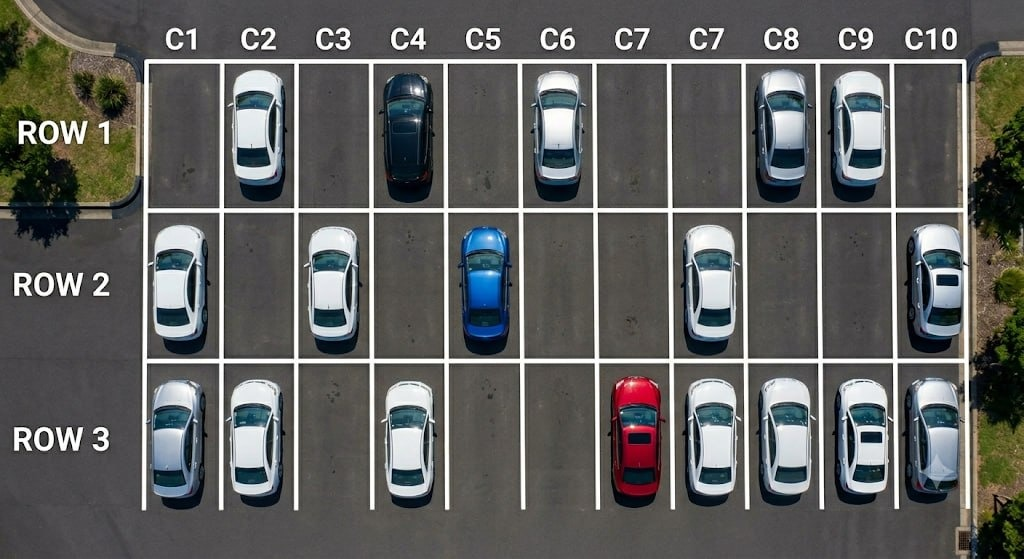
#> input picture parking-detector/images/img_1.jpg, 1024 x 559 px, found by its file name
$ python find_white_lines.py
#> lines starting #> are read from the running program, lines starting #| are printed output that depends on the picture; after the words box and inside, x2 and y2 are one past the last pixel; in counts of white or black regions, pixels touching at a corner belong together
import cv2
import numpy as np

def find_white_lines():
    img_path = "images/img_1.jpg"
    img = cv2.imread(img_path)
#> img is the input picture: shape (559, 1024, 3); mean B, G, R 95, 96.7, 96
    if img is None:
        print("Could not load image.")
        return

    # Convert to grayscale
    gray = cv2.cvtColor(img, cv2.COLOR_BGR2GRAY)
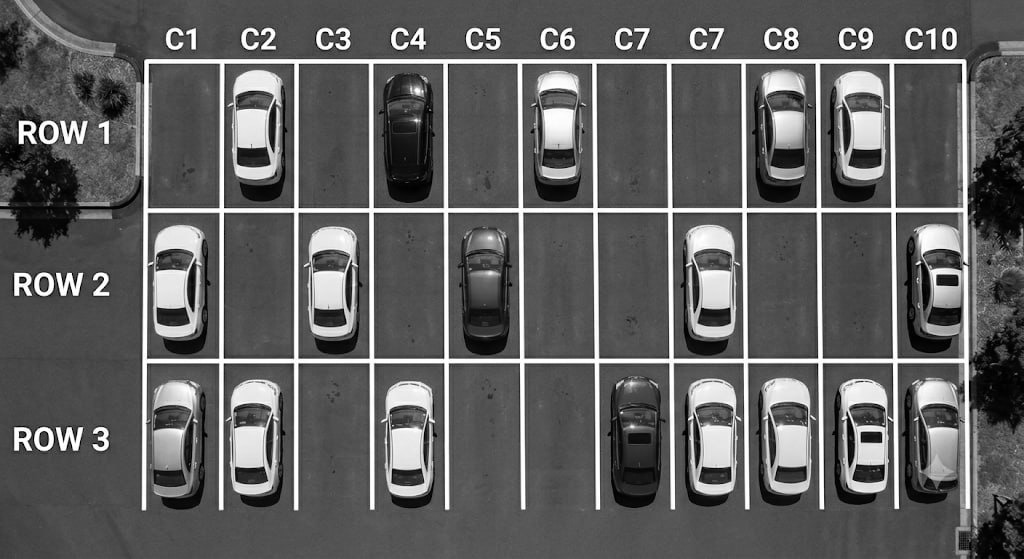
#> gray: shape (559, 1024); min 0, max 255, mean 96.4

    # Threshold to get white lines (high intensity)
    # The lines are very white, so we threshold at > 200
    _, thresh = cv2.threshold(gray, 220, 255, cv2.THRESH_BINARY)
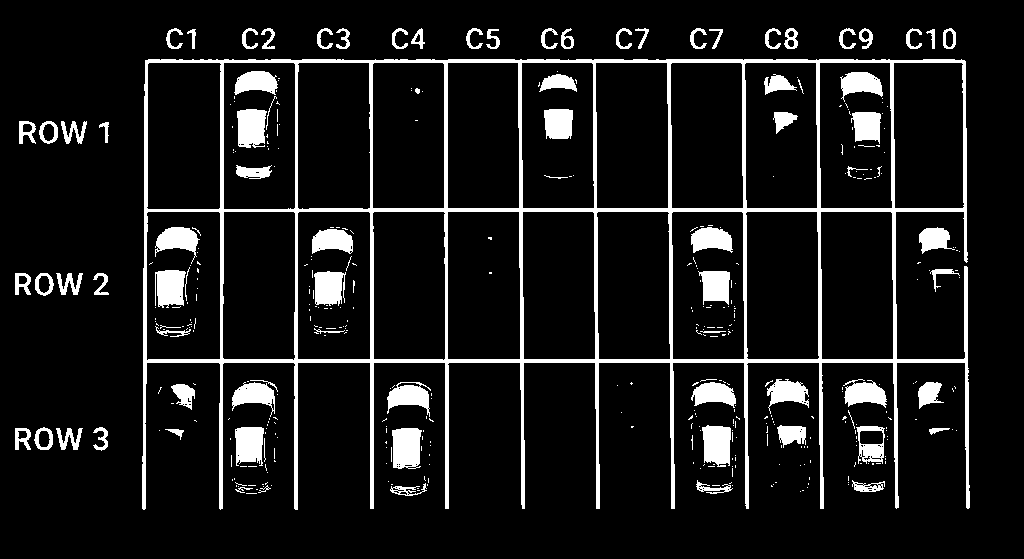
#> thresh: shape (559, 1024); 9.9% white; 417 white regions (332 under 20 px), largest, box (x1, y1, x2, y2) and area: (142, 59, 970, 510) 28858, (392, 428, 422, 469) 1066, (702, 425, 731, 467) 1007

    # Let's project vertically and horizontally to find line coordinates
    vertical_proj = np.sum(thresh, axis=0)
#> vertical_proj = 1024 values, max 114750 at index 295, min 0 at index 0, mean 14172.2
    horizontal_proj = np.sum(thresh, axis=1)
#> horizontal_proj = 559 values, max 210375 at index 360, min 0 at index 0, mean 25961.2

    # Print peaks in horizontal projection (row boundaries)
    # Print peaks in vertical projection (column boundaries)
    import matplotlib.pyplot as plt

    # Find local maxima to detect line locations
    def find_peaks(proj, threshold_factor=0.2):
#> called with proj = array of shape (559,), threshold_factor = 0.15
        peaks = []
        limit = np.max(proj) * threshold_factor
#> limit = 31556.2
        in_peak = False
        start = 0
        for idx, val in enumerate(proj):
            if val > limit:
                if not in_peak:
                    start = idx
                    in_peak = True
            else:
                if in_peak:
                    peaks.append((start, idx - 1))
                    in_peak = False
#> this loop made 559 passes
#> (val, in_peak) on passes 30, 36, 44, 50, 60: (48960, True), (23970, False), (36975, True), (0, False), (138975, True)
#> in_peak on passes 64, 77, 92, 113, 141, 209: False, True, False, True, False, True
#> after the loop, in_peak = False; peaks = [(29, 34), (43, 48), (59, 62), (76, 90), (112, 139), (208, 211), (229, 248), (271, 300), (331, 331), (359, 362), (382, 404), (427, 461), (487, 489)]; start = 487
        if in_peak:
            peaks.append((start, len(proj) - 1))

        # Return middle of each peak
        return [int((s + e) / 2) for s, e in peaks]

    h_peaks = find_peaks(horizontal_proj, 0.15)
#> h_peaks = [31, 45, 60, 83, 125, 209, 238, 285, 331, 360, 393, 444, 488]
    v_peaks = find_peaks(vertical_proj, 0.15)
#> the loop in find_peaks (call 2), `for idx, val in enumerate(proj):` made 1024 passes
#> v_peaks = 28 values from 145 to 965

    print("Horizontal lines (Y coordinates):", h_peaks)
#| Horizontal lines (Y coordinates): [31, 45, 60, 83, 125, 209, 238, 285, 331, 360, 393, 444, 488]
    print("Vertical lines (X coordinates):", v_peaks)
#| Vertical lines (X coordinates): [145, 171, 186, 194, 221, 253, 274, 295, 325, 338, 371, 406, 446, 521, 562, 595, 670, 712, 744, 767, 784, 794, 819, 848, 866, 894, 933, 965]
    print(f"Number of rows (horizontal segments): {len(h_peaks)-1}")
#| Number of rows (horizontal segments): 12
    print(f"Number of columns (vertical segments): {len(v_peaks)-1}")
#| Number of columns (vertical segments): 27

if __name__ == "__main__":
    find_white_lines()

$ run again, with parking-detector/images/img_2.jpg copied over parking-detector/images/img_1.jpg
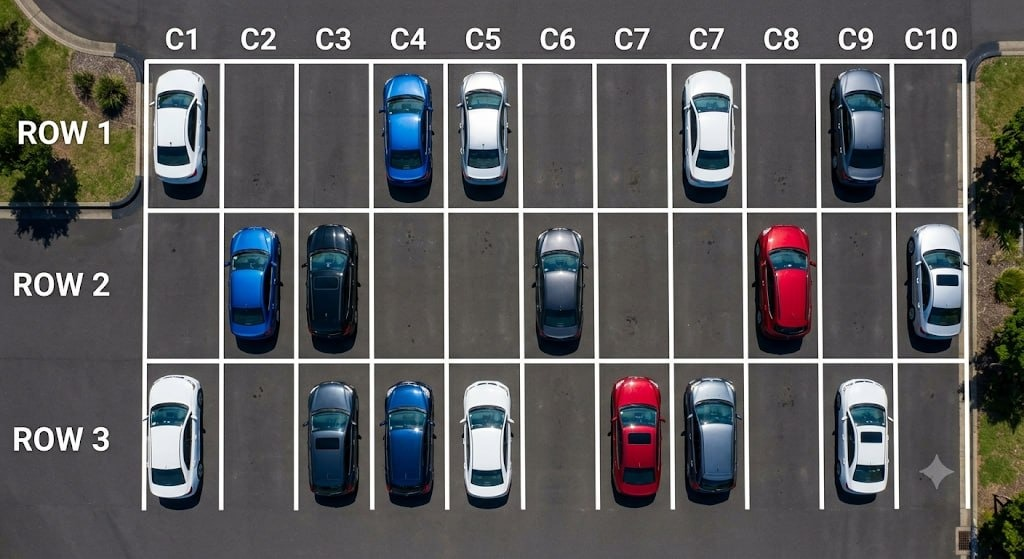
#> input picture parking-detector/images/img_2.jpg, 1024 x 559 px, found by its file name
#> in find_white_lines, img is the input picture: shape (559, 1024, 3); mean B, G, R 92.3, 91.5, 91.8
#> in find_white_lines, `gray = cv2.cvtColor(img, cv2.COLOR_BGR2GRAY)`:
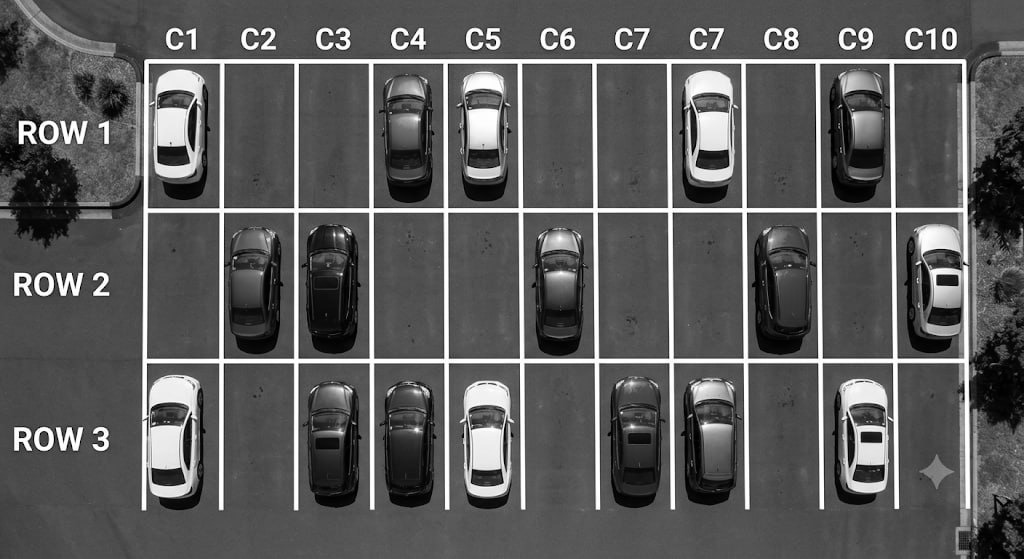
#> gray: shape (559, 1024); min 0, max 255, mean 91.7
#> in find_white_lines, `_, thresh = cv2.threshold(gray, 220, 255, cv2.THRESH_BINARY)`:
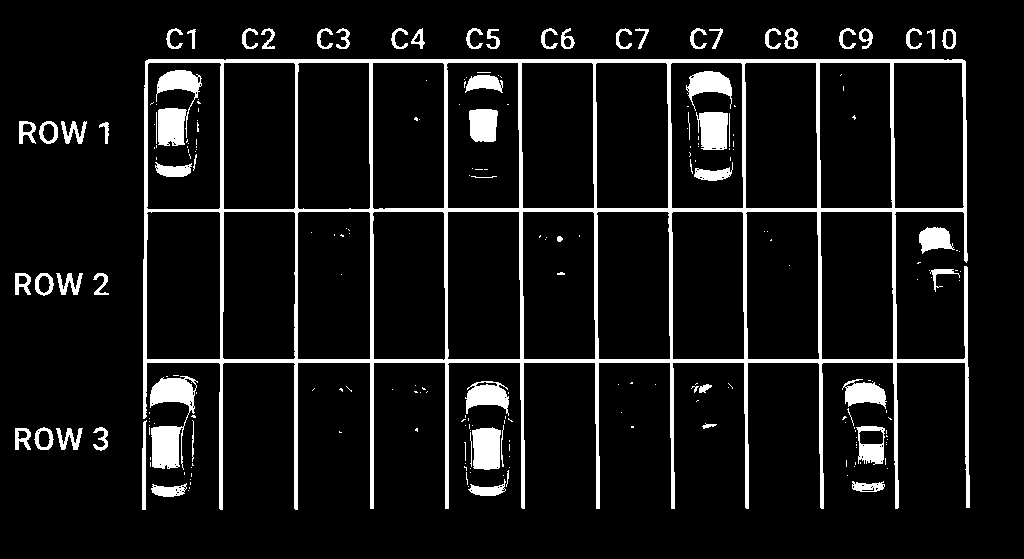
#> thresh: shape (559, 1024); 8.6% white; 235 white regions (166 under 20 px), largest, box (x1, y1, x2, y2) and area: (143, 59, 970, 510) 29197, (150, 376, 198, 470) 2279, (156, 70, 202, 146) 1803
#> vertical_proj = 1024 values, max 115005 at index 221, min 0 at index 0, mean 12231.3
#> horizontal_proj = 559 values, max 210375 at index 360, min 0 at index 0, mean 22405.8
#> limit = 31556.2
#> the loop in find_peaks, `for idx, val in enumerate(proj):` made 559 passes
#> (val, in_peak) on passes 30, 36, 44, 50, 60: (47430, True), (23205, False), (36975, True), (0, False), (205785, True)
#> after the loop in find_peaks, `for idx, val in enumerate(proj):`: in_peak = False; peaks = [(29, 34), (43, 48), (59, 62), (75, 89), (112, 142), (208, 211), (359, 362), (384, 402), (428, 460), (487, 491)]; start = 487
#> h_peaks = [31, 45, 60, 82, 127, 209, 360, 393, 444, 489]
#> the loop in find_peaks (call 2), `for idx, val in enumerate(proj):` made 1024 passes
#> in_peak on passes 144, 149, 153, 196, 220, 225, 295, 299: True, False, True, False, True, False, True, False
#> v_peaks = [145, 173, 221, 295, 371, 446, 484, 501, 521, 595, 670, 698, 713, 729, 745, 819, 865, 893, 934, 965]
#| Horizontal lines (Y coordinates): [31, 45, 60, 82, 127, 209, 360, 393, 444, 489]
#| Vertical lines (X coordinates): [145, 173, 221, 295, 371, 446, 484, 501, 521, 595, 670, 698, 713, 729, 745, 819, 865, 893, 934, 965]
#| Number of rows (horizontal segments): 9
#| Number of columns (vertical segments): 19

$ run again, with parking-detector/images/img_3.jpg copied over parking-detector/images/img_1.jpg
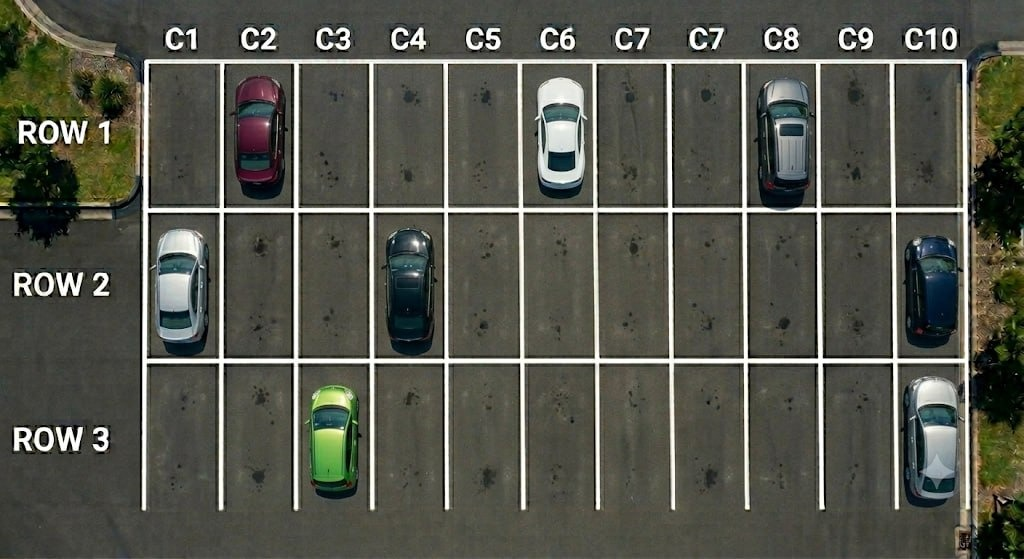
#> input picture parking-detector/images/img_3.jpg, 1024 x 559 px, found by its file name
#> in find_white_lines, img is the input picture: shape (559, 1024, 3); mean B, G, R 76, 85.9, 84.5
#> in find_white_lines, `gray = cv2.cvtColor(img, cv2.COLOR_BGR2GRAY)`:
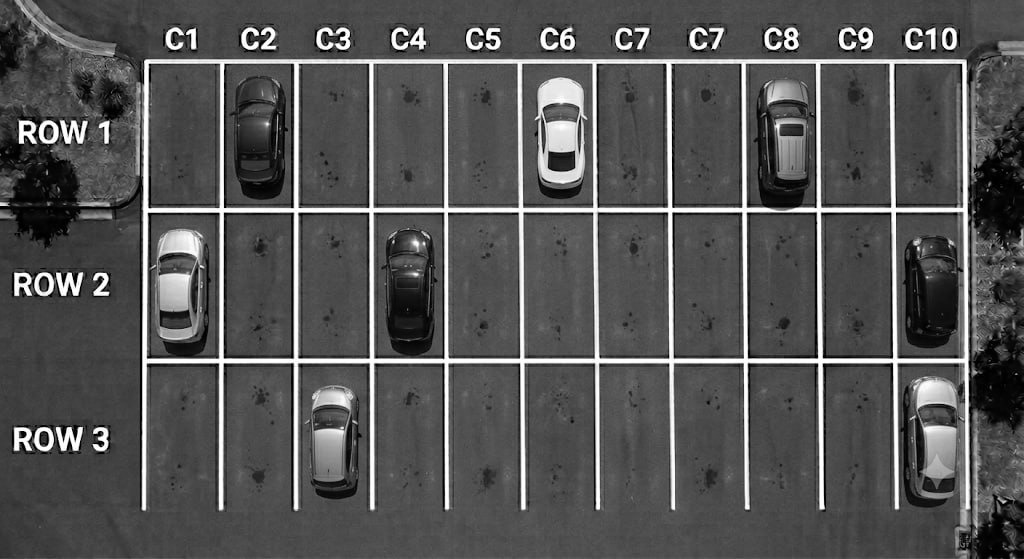
#> gray: shape (559, 1024); min 0, max 255, mean 84.4
#> in find_white_lines, `_, thresh = cv2.threshold(gray, 220, 255, cv2.THRESH_BINARY)`:
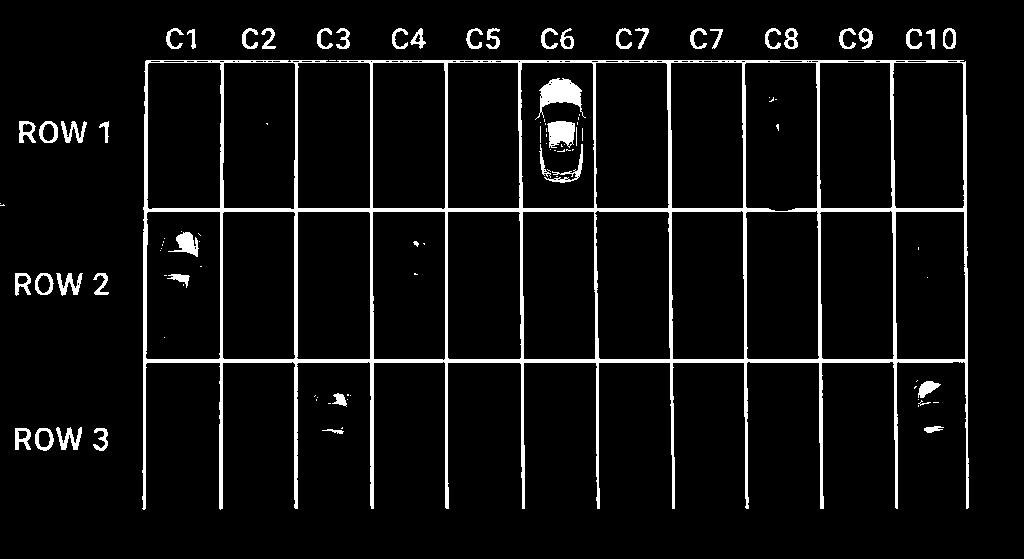
#> thresh: shape (559, 1024); 6.1% white; 106 white regions (58 under 20 px), largest, box (x1, y1, x2, y2) and area: (142, 60, 969, 510) 26135, (535, 78, 586, 120) 928, (547, 121, 575, 148) 578
#> vertical_proj = 1024 values, max 114495 at index 372, min 0 at index 5, mean 8664.3
#> horizontal_proj = 559 values, max 210375 at index 360, min 0 at index 0, mean 15871.6
#> limit = 31556.2
#> the loop in find_peaks, `for idx, val in enumerate(proj):` made 559 passes
#> (val, in_peak) on passes 30, 36, 43, 50: (49980, True), (24735, False), (31875, True), (0, False)
#> after the loop in find_peaks, `for idx, val in enumerate(proj):`: in_peak = False; peaks = [(29, 34), (42, 48), (60, 62), (208, 211), (359, 362), (430, 430)]; start = 430
#> h_peaks = [31, 45, 61, 209, 360, 430]
#> the loop in find_peaks (call 2), `for idx, val in enumerate(proj):` made 1024 passes
#> in_peak on passes 144, 149, 220, 225, 295, 299, 371, 375: True, False, True, False, True, False, True, False
#> v_peaks = [145, 221, 295, 371, 446, 521, 540, 550, 554, 566, 595, 670, 744, 819, 894, 965]
#| Horizontal lines (Y coordinates): [31, 45, 61, 209, 360, 430]
#| Vertical lines (X coordinates): [145, 221, 295, 371, 446, 521, 540, 550, 554, 566, 595, 670, 744, 819, 894, 965]
#| Number of rows (horizontal segments): 5
#| Number of columns (vertical segments): 15

$ run again, with parking-detector/images/img_4.jpg copied over parking-detector/images/img_1.jpg
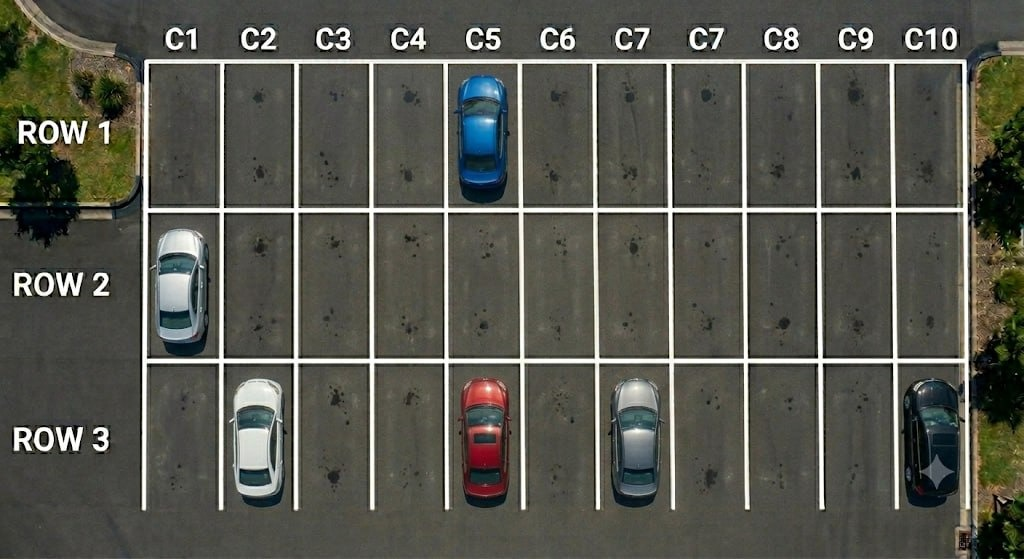
#> input picture parking-detector/images/img_4.jpg, 1024 x 559 px, found by its file name
#> in find_white_lines, img is the input picture: shape (559, 1024, 3); mean B, G, R 78.6, 87.2, 86.6
#> in find_white_lines, `gray = cv2.cvtColor(img, cv2.COLOR_BGR2GRAY)`:
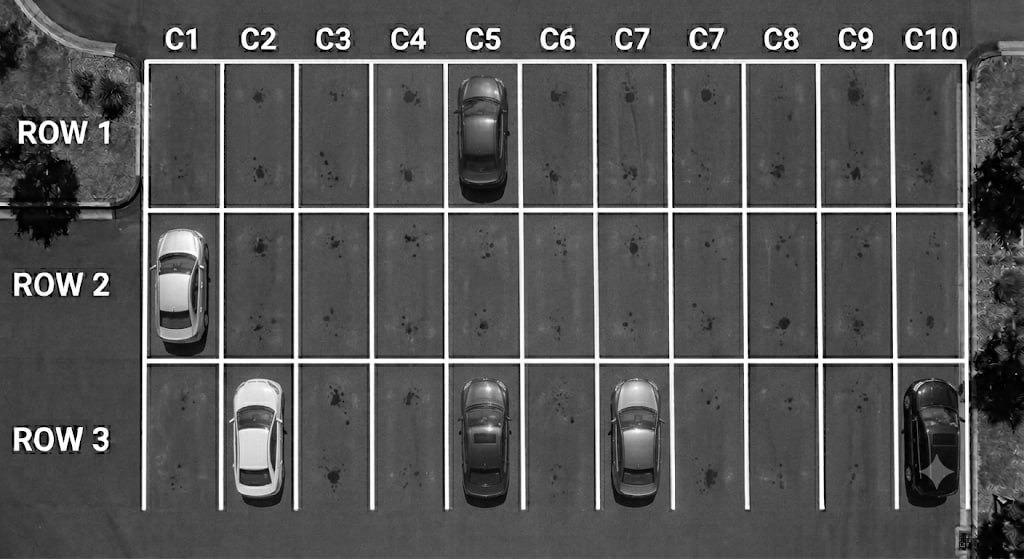
#> gray: shape (559, 1024); min 0, max 255, mean 86.1
#> in find_white_lines, `_, thresh = cv2.threshold(gray, 220, 255, cv2.THRESH_BINARY)`:
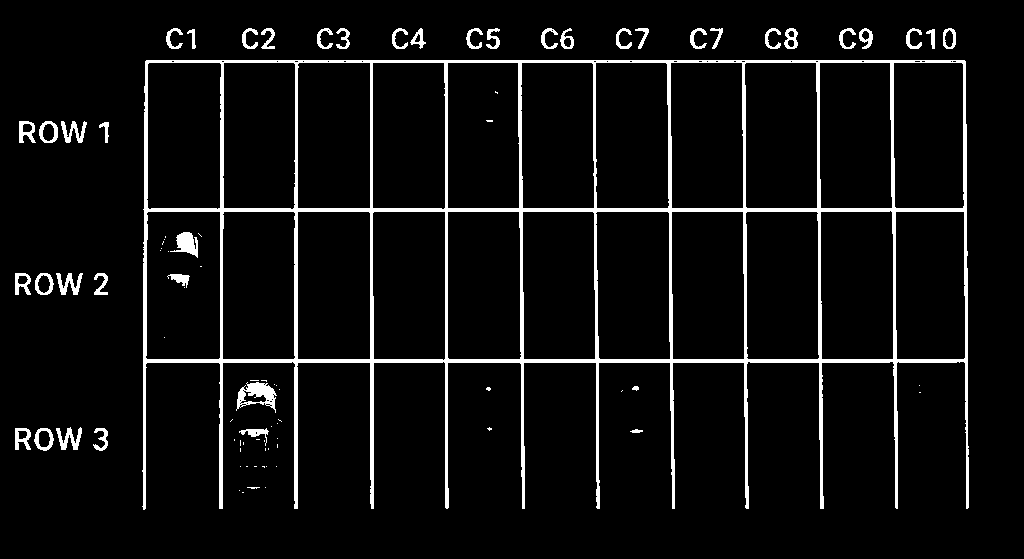
#> thresh: shape (559, 1024); 5.9% white; 88 white regions (46 under 20 px), largest, box (x1, y1, x2, y2) and area: (142, 60, 969, 510) 26823, (236, 382, 277, 413) 601, (170, 232, 198, 258) 392
#> vertical_proj = 1024 values, max 114495 at index 221, min 0 at index 0, mean 8440.9
#> horizontal_proj = 559 values, max 210375 at index 360, min 0 at index 0, mean 15462.4
#> limit = 31556.2
#> the loop in find_peaks, `for idx, val in enumerate(proj):` made 559 passes
#> (val, in_peak) on passes 30, 36, 44, 50: (49725, True), (24480, False), (37740, True), (0, False)
#> after the loop in find_peaks, `for idx, val in enumerate(proj):`: in_peak = False; peaks = [(29, 34), (43, 48), (60, 62), (208, 211), (359, 362), (430, 430)]; start = 430
#> h_peaks = [31, 45, 61, 209, 360, 430]
#> the loop in find_peaks (call 2), `for idx, val in enumerate(proj):` made 1024 passes
#> in_peak on passes 144, 149, 220, 225, 295, 299, 371, 375: True, False, True, False, True, False, True, False
#> v_peaks = [145, 221, 295, 371, 446, 521, 595, 670, 744, 819, 894, 965]
#| Horizontal lines (Y coordinates): [31, 45, 61, 209, 360, 430]
#| Vertical lines (X coordinates): [145, 221, 295, 371, 446, 521, 595, 670, 744, 819, 894, 965]
#| Number of rows (horizontal segments): 5
#| Number of columns (vertical segments): 11
